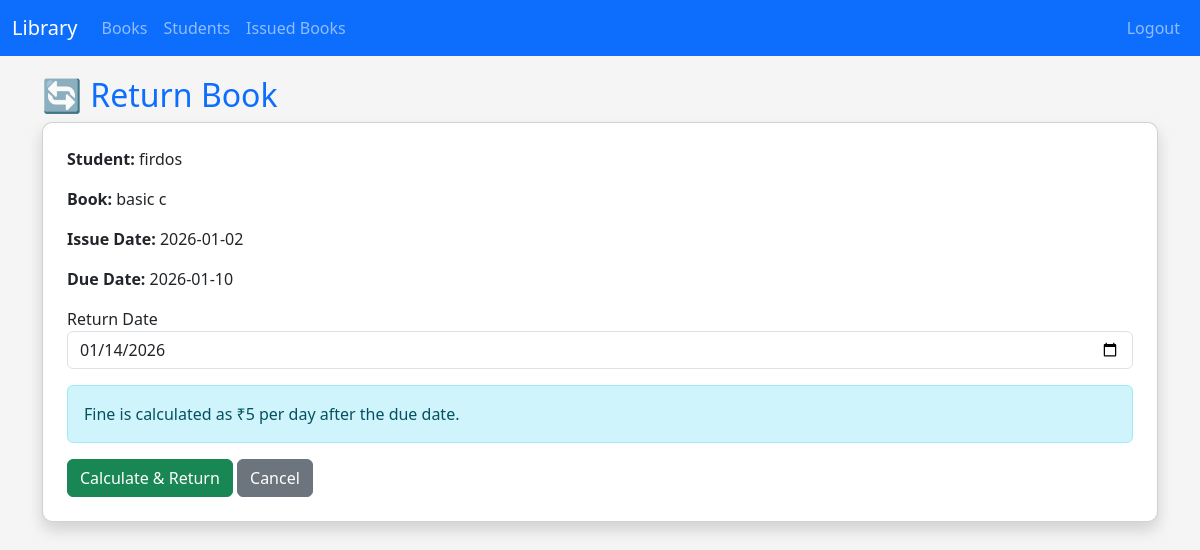
Page /return_book/2 (signed in) on the committed database.
### tables this page shows
CREATE TABLE students (
    studentid INTEGER PRIMARY KEY AUTOINCREMENT,
    name TEXT NOT NULL,
    department TEXT NOT NULL,
    year INTEGER NOT NULL
);

CREATE TABLE books (
    bookid INTEGER PRIMARY KEY AUTOINCREMENT,
    name TEXT,
    author TEXT,
    category TEXT
);

CREATE TABLE issued_books (
    id INTEGER PRIMARY KEY AUTOINCREMENT,
    studentid INTEGER,
    bookid INTEGER,
    issue_date TEXT, due_date TEXT, return_date TEXT, fine REAL DEFAULT 0.0,
    FOREIGN KEY(studentid) REFERENCES students(studentid),
    FOREIGN KEY(bookid) REFERENCES books(bookid)
);

### app.py (the view, shortened to what this page needs)
@app.route("/return_book/<int:id>", methods=["GET", "POST"])
def return_book(id):
    if not login_required():
        return redirect("/login")
    db = connect_db()
    issued = db.execute("""
        SELECT i.*, s.name as student_name, b.name as book_name
        FROM issued_books i
        JOIN students s ON i.studentid = s.studentid
        JOIN books b ON i.bookid = b.bookid
        WHERE i.id=?
    """, (id,)).fetchone()
    today = datetime.now().strftime("%Y-%m-%d")
    db.close()
    return render_template("return_book.html", issued=issued, today=today)

### app.py (called while the page is built)
def connect_db():
    db_path = os.path.join(app.root_path, "library.db")
    conn = sqlite3.connect(db_path)
    conn.row_factory = sqlite3.Row
    return conn

def login_required():
    return "admin" in session

### templates/return_book.html (shortened to what this page needs)
{% extends "base.html" %}
{% block content %}
<h2 class="text-primary">🔄 Return Book</h2>
<div class="card p-4 shadow">
    <p><strong>Student:</strong> {{ issued.student_name }}</p>
    <p><strong>Book:</strong> {{ issued.book_name }}</p>
    <p><strong>Issue Date:</strong> {{ issued.issue_date }}</p>
    <p><strong>Due Date:</strong> {{ issued.due_date }}</p>
    <form method="post">
        <label>Return Date</label>
        <input type="date" name="return_date" class="form-control mb-3" required value="{{ today }}">
        <div class="alert alert-info">
            Fine is calculated as ₹5 per day after the due date.
        </div>
        <button class="btn btn-success">Calculate & Return</button>
        <a href="/view_issued" class="btn btn-secondary">Cancel</a>
    </form>
</div>
{% endblock %}

### templates/base.html (style rules this page uses)
body { background: #f5f5f5; }
.card { border-radius: 10px; }
h2, h3 { color: #343a40; }

### rows in the picture
students: student_name "firdos"
books: book_name "basic c"
issued_books: issue_date "2026-01-02", due_date "2026-01-10"
